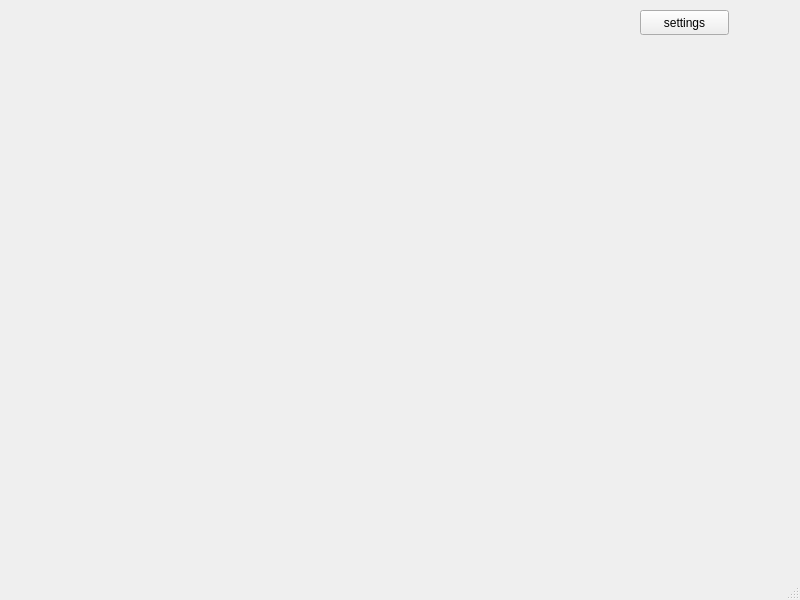
<?xml version="1.0" encoding="UTF-8"?>
<ui version="4.0">
 <class>MainWindow</class>
 <widget class="QMainWindow" name="MainWindow">
  <property name="geometry">
   <rect>
    <x>0</x>
    <y>0</y>
    <width>800</width>
    <height>600</height>
   </rect>
  </property>
  <property name="windowTitle">
   <string>MainWindow</string>
  </property>
  <widget class="QWidget" name="centralwidget">
   <widget class="QPushButton" name="pushButton">
    <property name="geometry">
     <rect>
      <x>640</x>
      <y>10</y>
      <width>89</width>
      <height>25</height>
     </rect>
    </property>
    <property name="text">
     <string>settings</string>
    </property>
   </widget>
  </widget>
  <widget class="QMenuBar" name="menubar">
   <property name="geometry">
    <rect>
     <x>0</x>
     <y>0</y>
     <width>800</width>
     <height>22</height>
    </rect>
   </property>
  </widget>
  <widget class="QStatusBar" name="statusbar"/>
 </widget>
 <resources/>
 <connections/>
</ui>
